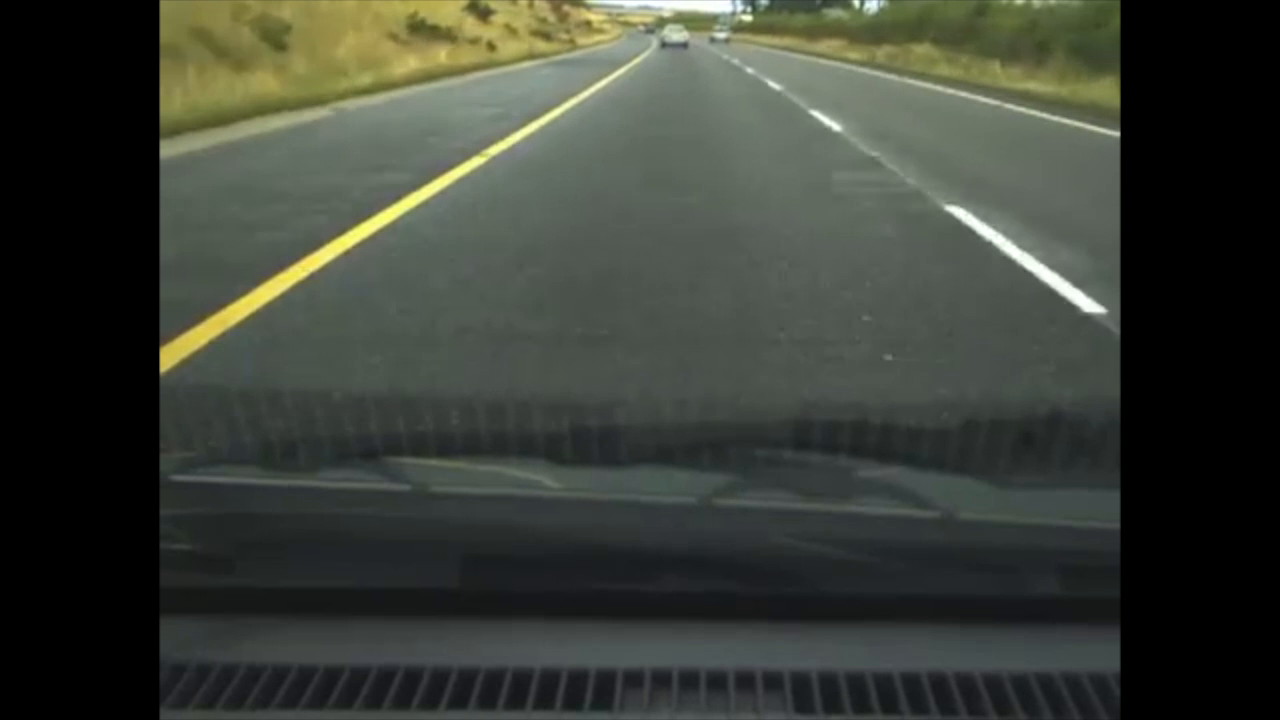
#> input picture frame 20 of 2.mp4, 1280 x 720 px, given in place of 1.mp4, which was not available
$ python 'Lane Detection Code.py'
#> lines starting #> are read from the running program, lines starting #| are printed output that depends on the picture; after the words box and inside, x2 and y2 are one past the last pixel; in counts of white or black regions, pixels touching at a corner belong together; pictures that were not available may be replaced by others from this repository, and a replacement may not be noted
import matplotlib.pyplot as plt
import matplotlib.image as mpimg
import numpy as np
import cv2
import os


#using plt to show frames but colors come out inverted when reading with cv2 due to it reading in bgr format
# [23 lines left out: functions display, display2, getImages, not called in this run]

def preprocess1(image):
    hlsImage = cv2.cvtColor(image, cv2.COLOR_RGB2HLS)
    lower = np.array([0,190,0])
    upper = np.array([255,255,255])
    yellowlower = np.array([10,0,90])
    yellowupper = np.array([50,255,255])
    yellowmask = cv2.inRange(hlsImage, yellowlower, yellowupper)
    whitemask = cv2.inRange(hlsImage, lower, upper)
    mask = cv2.bitwise_or(yellowmask, whitemask)
    masked = cv2.bitwise_and(image, image, mask = mask)
    return masked

# [6 lines left out: function Filter, not called in this run]

def getVertices(img):
    x,y = img.shape[1],img.shape[0]
    shape = np.array([[0, y], [x, y], [int(0.55*x), int(0.6*y)], [int(0.45*x), int(0.6*y)]])
    return np.int32([shape])

def region_of_interest(img, vertices):
    mask = np.zeros_like(img)

    if len(img.shape) > 2:
        channel_count = img.shape[2]
        ignore_mask_color = (255,) * channel_count
    else:
        ignore_mask_color = 255

    cv2.fillPoly(mask, vertices, ignore_mask_color)

    masked_image = cv2.bitwise_and(img, mask)
    return masked_image

# [7 lines left out: function preprocess2, not called in this run]


   #Applies the Canny transform
def canny(img, low_threshold, high_threshold):
    return cv2.Canny(img, low_threshold, high_threshold)

def grayscale(img):
    return cv2.cvtColor(img, cv2.COLOR_BGR2GRAY)

#map function for the Canny edge detection function
# [10 lines left out: function preprocess3, not called in this run]


rightSlope, leftSlope, rightIntercept, leftIntercept = [],[],[],[]
def draw_lines(img, lines, thickness=5):
    global rightSlope, leftSlope, rightIntercept, leftIntercept
    rightColor=[255,0,0]
    leftColor=[255,0,0]

    #this is used to filter out the outlying lines that can affect the average
    #We then use the slope we determined to find the y-intercept of the filtered lines by solving for b in y=mx+b
    for line in lines:
        for x1,y1,x2,y2 in line:
            slope = (y1-y2)/(x1-x2)
            if slope > 0.3:
                if x1 > 500 :
                    yintercept = y2 - (slope*x2)
                    rightSlope.append(slope)
                    rightIntercept.append(yintercept)
                else: None
            elif slope < -0.3:
                if x1 < 600:
                    yintercept = y2 - (slope*x2)
                    leftSlope.append(slope)
                    leftIntercept.append(yintercept)
    #We use slicing operators and np.mean() to find the averages of the 30 previous frames
    #This makes the lines more stable, and less likely to shift rapidly
    leftavgSlope = np.mean(leftSlope[-30:])
    leftavgIntercept = np.mean(leftIntercept[-30:])
    rightavgSlope = np.mean(rightSlope[-30:])
    rightavgIntercept = np.mean(rightIntercept[-30:])
    #Here we plot the lines and the shape of the lane using the average slope and intercepts
    try:
        left_line_x1 = int((0.65*img.shape[0] - leftavgIntercept)/leftavgSlope)
        left_line_x2 = int((img.shape[0] - leftavgIntercept)/leftavgSlope)
        right_line_x1 = int((0.65*img.shape[0] - rightavgIntercept)/rightavgSlope)
        right_line_x2 = int((img.shape[0] - rightavgIntercept)/rightavgSlope)
        pts = np.array([[left_line_x1, int(0.65*img.shape[0])],[left_line_x2, int(img.shape[0])],[right_line_x2, int(img.shape[0])],[right_line_x1, int(0.65*img.shape[0])]], np.int32)
        pts = pts.reshape((-1,1,2))

        cv2.line(img, (left_line_x1, int(0.65*img.shape[0])), (left_line_x2, int(img.shape[0])), leftColor, 10)
        cv2.line(img, (right_line_x1, int(0.65*img.shape[0])), (right_line_x2, int(img.shape[0])), rightColor, 10)
    except ValueError:
    #I keep getting errors for some reason, so I put this here. Idk if the error still persists.
        pass
# [8 lines left out: function hough_lines, not called in this run]

#######################

def hough_lines(img, rho, theta, threshold, min_line_len, max_line_gap):
    lines = cv2.HoughLinesP(img, rho, theta, threshold, np.array([]), minLineLength=min_line_len, maxLineGap=max_line_gap)
    line_img = np.zeros((img.shape[0], img.shape[1], 3), dtype=np.uint8)
    draw_lines(line_img, lines)
    return line_img

def linedetect(img):
    return hough_lines(img, 1, np.pi/180, 20, 20, 300)

# [6 lines left out: function getHough, not called in this run]


def weighted_img(img, initial_img, α=0.8, β=1., γ=0.):

    return cv2.addWeighted(initial_img, α, img, β, γ)

# [22 lines left out: functions finalOut, laneDetection, not called in this run]


def laneDetect(image):
    processed=preprocess1(image)
    vertices=getVertices(processed)
    roi=region_of_interest(processed,vertices)
    gray= grayscale(roi)
    Cann=canny(gray,50,100)
    line=linedetect(Cann)
    final=weighted_img(line,image)
    return final


def vid(file):
#> called with file = '1.mp4'
    cap = cv2.VideoCapture(file)
    length = int(cap.get(cv2.CAP_PROP_FRAME_COUNT))
    i=0
    frames=[]
    #frame_width = int(cap.get(3))  # uncomment if we wanna save a video
    #frame_height = int(cap.get(4))
   # videoOut = cv2.VideoWriter('output4.avi',cv2.VideoWriter_fourcc('M','J','P','G'), 20, (frame_width,frame_height))

    while(cap.isOpened() and i<length-2):
        ret, frame = cap.read()
#> frame is the input picture: shape (720, 1280, 3); mean B, G, R 54.7, 63.2, 58.7

        if(frame is not None):
            out=laneDetect(frame)
#> in preprocess1, `hlsImage = cv2.cvtColor(image, cv2.COLOR_RGB2HLS)`: hlsImage: shape (720, 1280, 3); mean of channels 0, 1, 2 38.4, 58.4, 18.3
#> in preprocess1, `yellowmask = cv2.inRange(hlsImage, yellowlower, yellowupper)`:
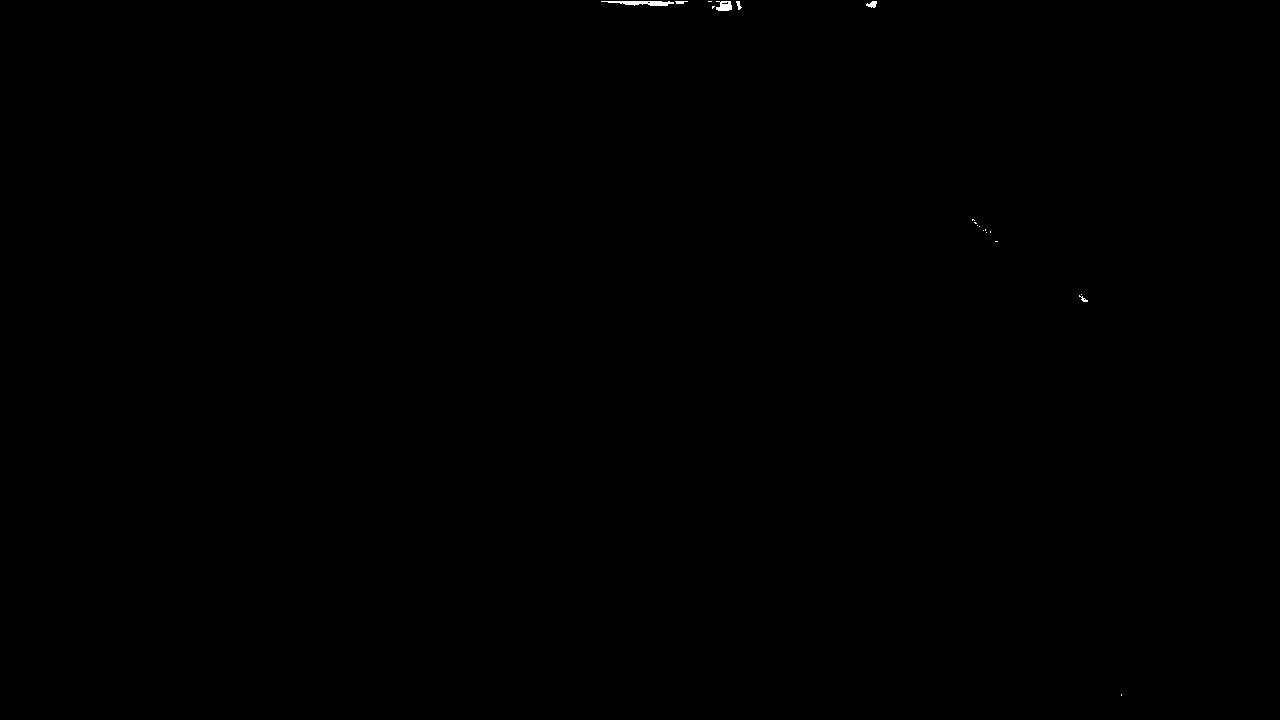
#> yellowmask: shape (720, 1280); 0.06% white; 19 white regions (13 under 20 px), largest, box (x1, y1, x2, y2) and area: (601, 1, 674, 6) 234, (716, 1, 732, 11) 123, (866, 1, 877, 8) 50, (675, 1, 688, 4) 29, (736, 1, 742, 10) 29, (1079, 295, 1088, 302) 24
#> in preprocess1, `whitemask = cv2.inRange(hlsImage, lower, upper)`:
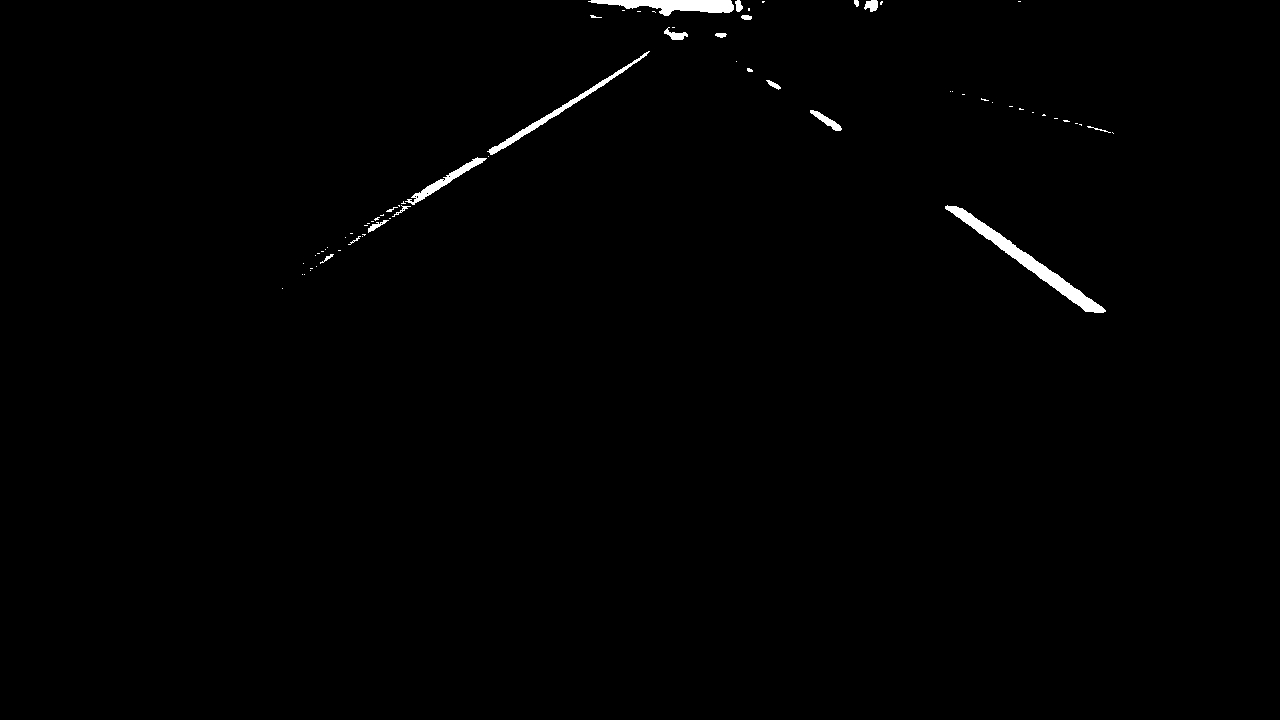
#> whitemask: shape (720, 1280); 0.67% white; 69 white regions (50 under 20 px), largest, box (x1, y1, x2, y2) and area: (945, 205, 1106, 313) 2132, (588, 0, 734, 16) 1311, (487, 51, 650, 155) 918
#> in laneDetect, `vertices=getVertices(processed)`: vertices = [[0, 720], [1280, 720], [704, 432], [576, 432]]
#> in region_of_interest, `cv2.fillPoly(mask, vertices, ignore_mask_color)`:
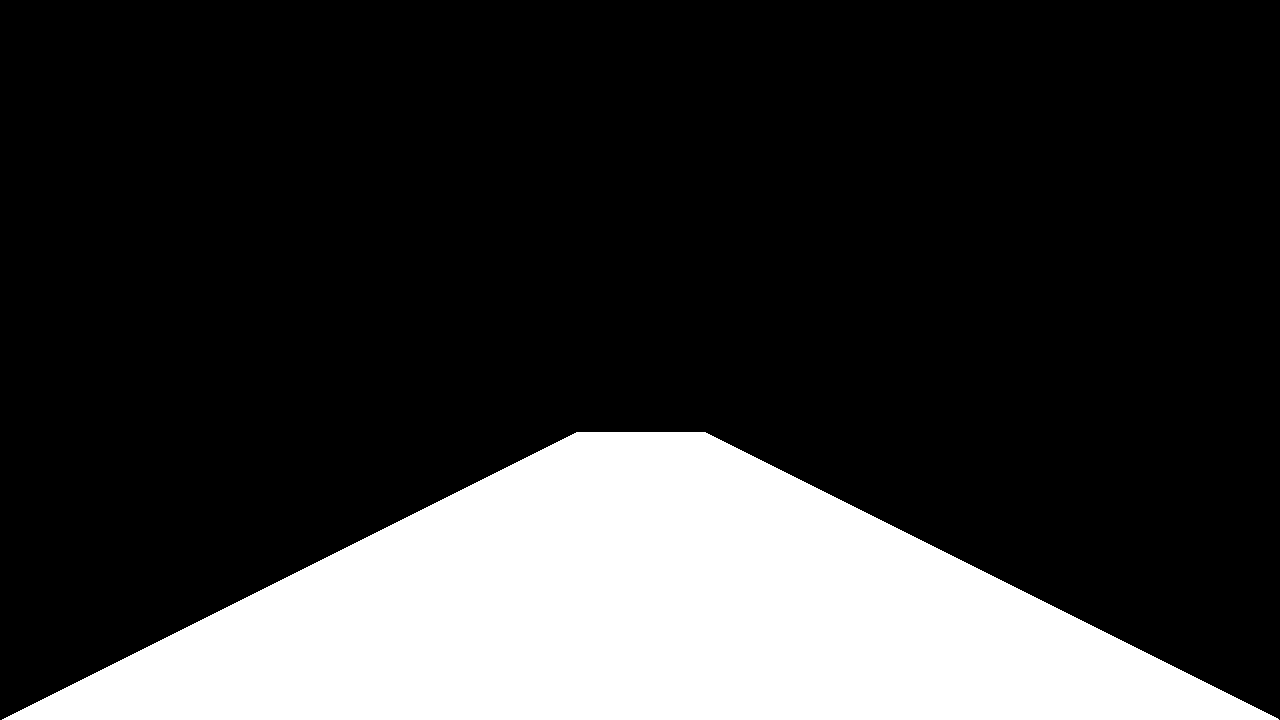
#> mask: shape (720, 1280, 3); 22% white; 1 white region, box (x1, y1, x2, y2) and area: (2, 432, 1279, 720) 202751
#> in grayscale, `return cv2.cvtColor(img, cv2.COLOR_BGR2GRAY)`: returned value: shape (720, 1280); values 0 (black) and 1 (white), 0% white in thin lines or dots, all inside (x1, y1, x2, y2) = (1121, 694, 1122, 696)
#> in canny, `return cv2.Canny(img, low_threshold, high_threshold)`: returned value: shape (720, 1280); every value is 0
#> in hough_lines, `lines = cv2.HoughLinesP(img, rho, theta, threshold, np.array([]), minL..`: lines = None
           # videoOut.write(out)
            cv2.imshow('out',out)


        i+=1
        if cv2.waitKey(10) & 0xFF == ord('q'):
            break
    cap.release()
    cv2.destroyAllWindows()

    return frames

#> (the run stopped early here; a loop or call above may not have finished)

$ run again, starting later in the video
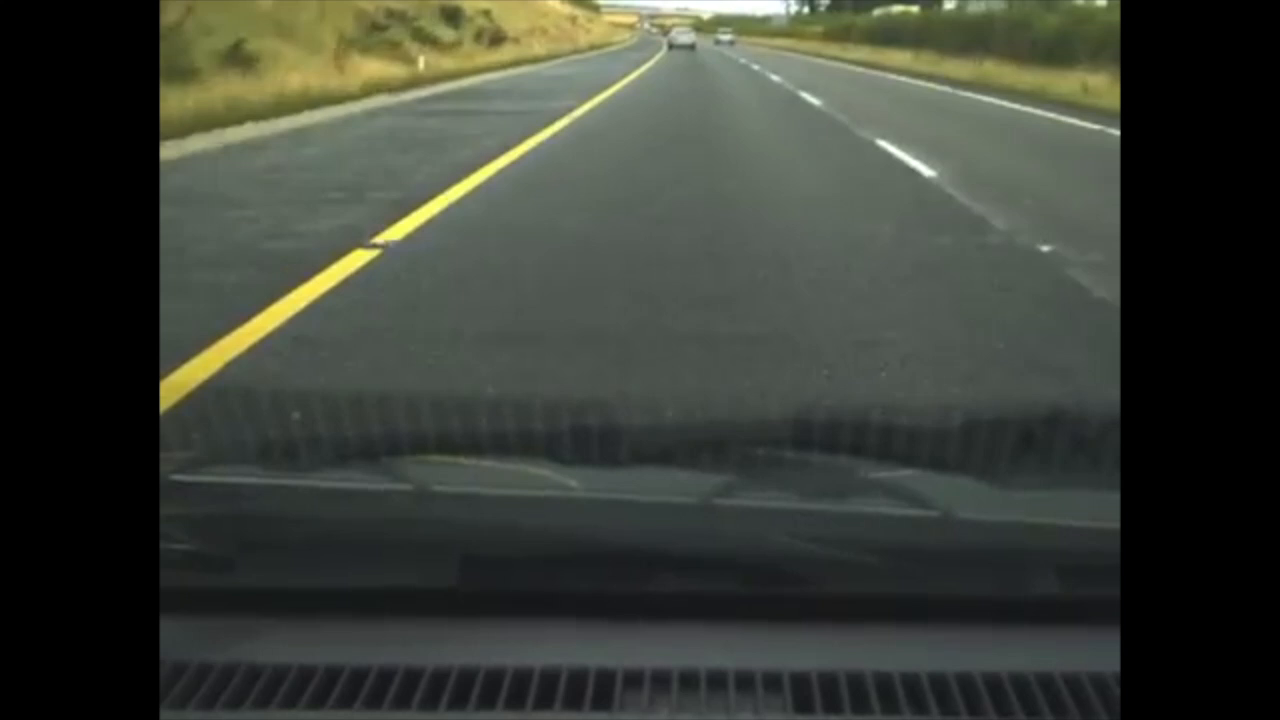
#> input picture frame 90 of 2.mp4, 1280 x 720 px, given in place of 1.mp4, which was not available
#> in vid, frame is the input picture: shape (720, 1280, 3); mean B, G, R 54.6, 63.3, 59.1
#> hlsImage: shape (720, 1280, 3); mean of channels 0, 1, 2 38.2, 58.5, 18.4
#> yellowmask: shape (720, 1280); 0.07% white; 10 white regions (7 under 20 px), largest, box (x1, y1, x2, y2) and area: (736, 1, 785, 12) 286, (673, 1, 736, 8) 231, (624, 1, 663, 5) 111
#> in preprocess1, `whitemask = cv2.inRange(hlsImage, lower, upper)`:
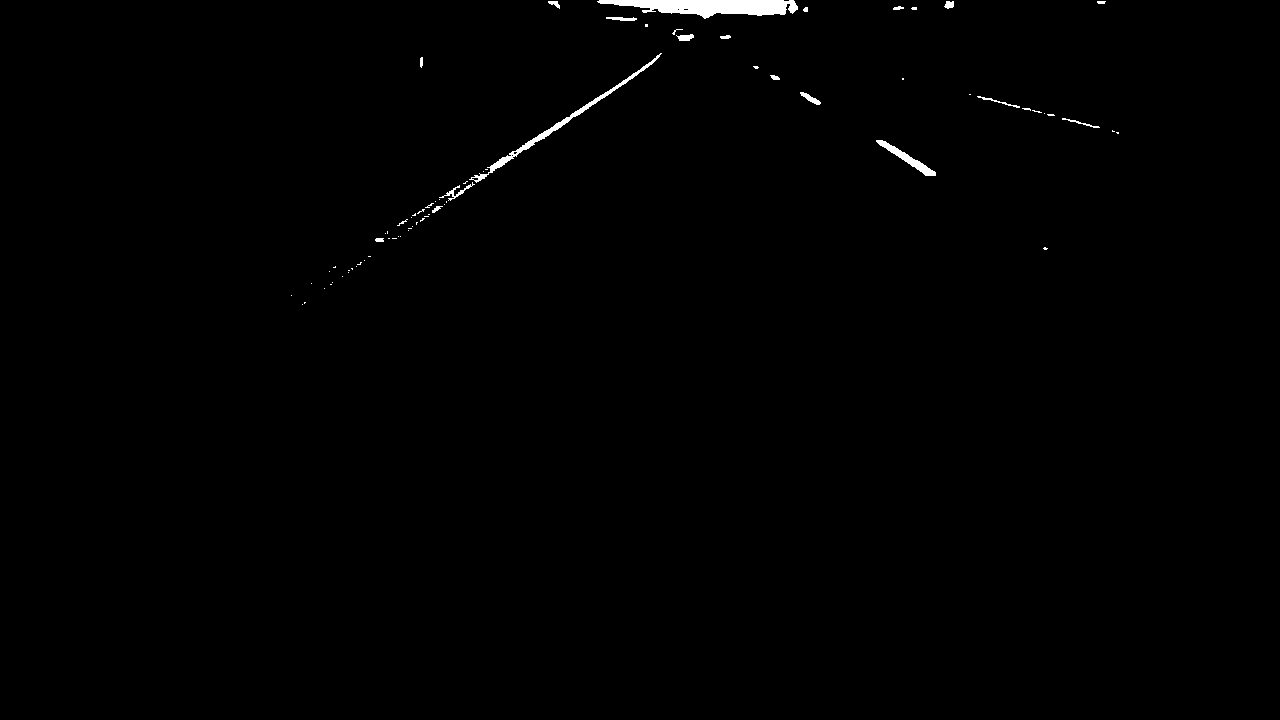
#> whitemask: shape (720, 1280); 0.54% white; 74 white regions (54 under 20 px), largest, box (x1, y1, x2, y2) and area: (597, 0, 798, 19) 2345, (469, 53, 662, 183) 1000, (876, 140, 936, 176) 460
#> vertices = [[0, 720], [1280, 720], [704, 432], [576, 432]]
#> lines = None

$ run again, starting later in the video
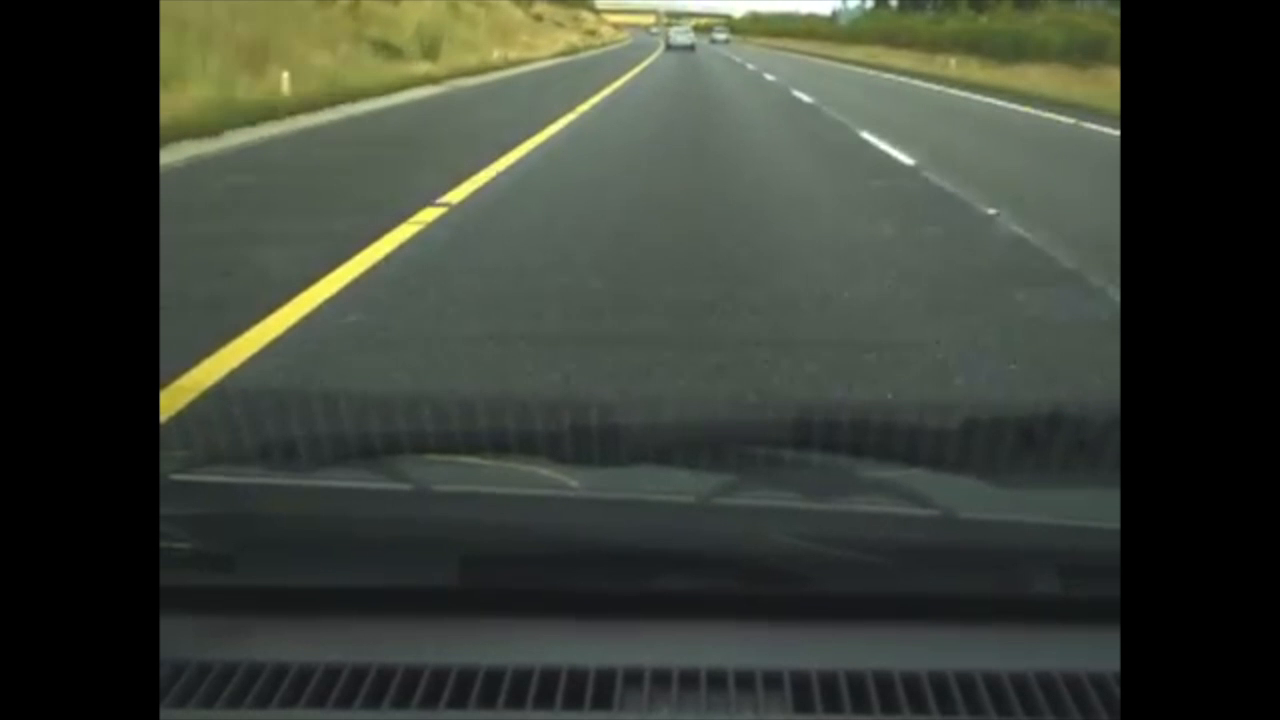
#> input picture frame 160 of 2.mp4, 1280 x 720 px, given in place of 1.mp4, which was not available
#> in vid, frame is the input picture: shape (720, 1280, 3); mean B, G, R 54, 63.8, 58.4
#> hlsImage: shape (720, 1280, 3); mean of channels 0, 1, 2 38.2, 58.2, 20.6
#> yellowmask: shape (720, 1280); 0.06% white; 17 white regions (12 under 20 px), largest, box (x1, y1, x2, y2) and area: (778, 1, 841, 10) 357, (696, 1, 724, 6) 79, (847, 1, 859, 8) 58, (676, 1, 688, 6) 38, (760, 1, 768, 4) 20
#> in preprocess1, `whitemask = cv2.inRange(hlsImage, lower, upper)`:
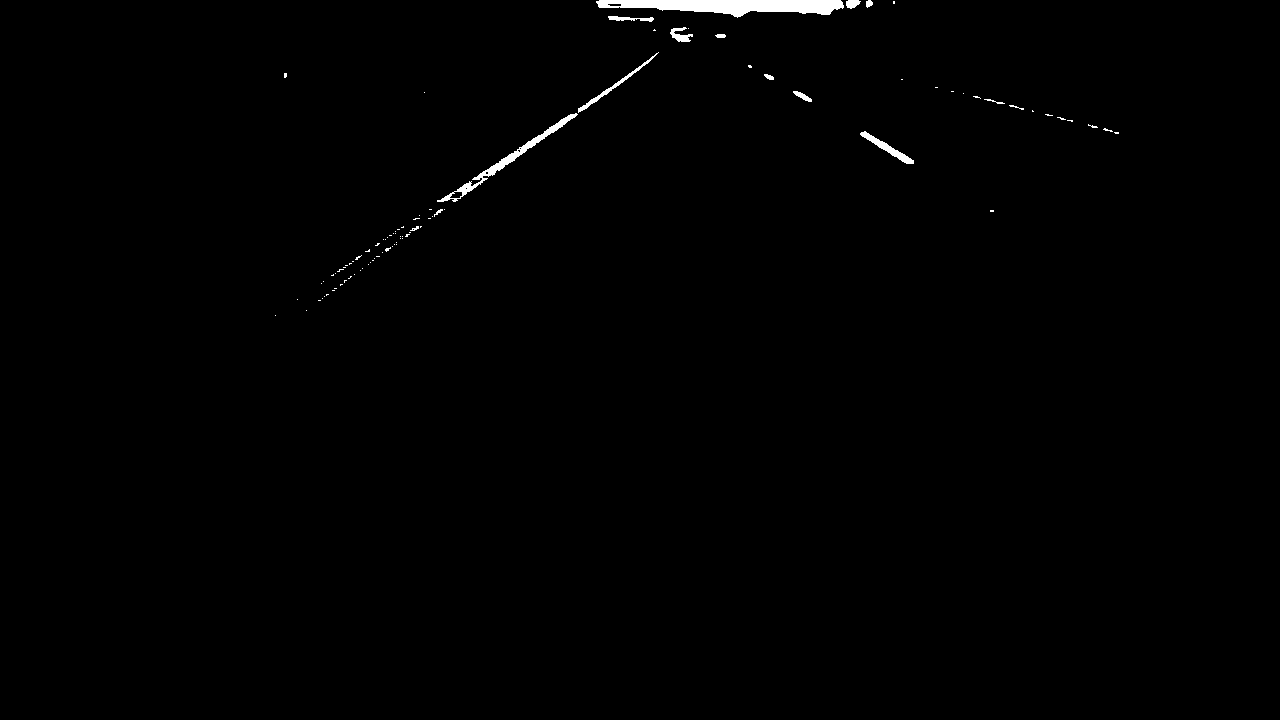
#> whitemask: shape (720, 1280); 0.6% white; 94 white regions (79 under 20 px), largest, box (x1, y1, x2, y2) and area: (596, 0, 844, 18) 2731, (437, 113, 578, 202) 999, (860, 131, 914, 164) 383
#> vertices = [[0, 720], [1280, 720], [704, 432], [576, 432]]
#> lines = None
